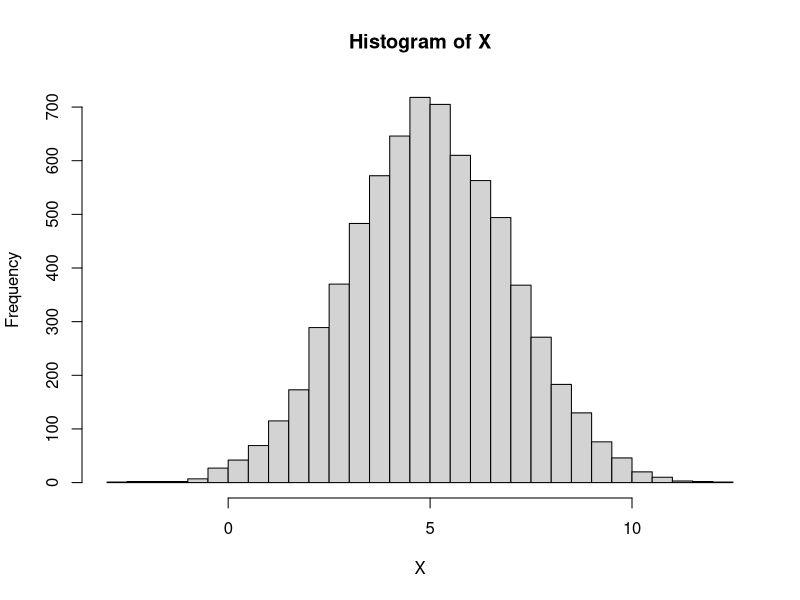

Write R code to recreate this figure.
rm(list=ls());

set.seed(197);

X <- 5 + 2*rnorm(7000);
print(data.frame( mu=mean(X), sigma=sd(X), sigma2=var(X) ));
hist(X, breaks=50);